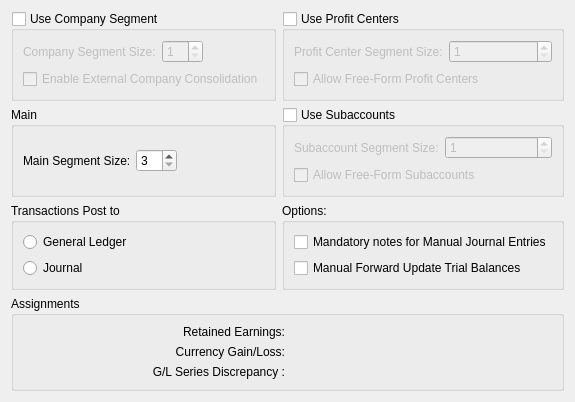
     <widget class="QWidget" name="_gl">
      <attribute name="title">
       <string>General Ledger</string>
      </attribute>
      <layout class="QGridLayout" name="gridLayout_15">
       <item row="0" column="0">
        <widget class="QGroupBox" name="_useCompanySegment">
         <property name="sizePolicy">
          <sizepolicy hsizetype="Preferred" vsizetype="Preferred">
           <horstretch>0</horstretch>
           <verstretch>0</verstretch>
          </sizepolicy>
         </property>
         <property name="title">
          <string>Use Company Segment</string>
         </property>
         <property name="checkable">
          <bool>true</bool>
         </property>
         <property name="checked">
          <bool>false</bool>
         </property>
         <layout class="QGridLayout">
          <item row="0" column="0">
           <widget class="QLabel" name="_companySizeLit">
            <property name="text">
             <string>Company Segment Size:</string>
            </property>
            <property name="buddy">
             <cstring>_companySegmentSize</cstring>
            </property>
           </widget>
          </item>
          <item row="0" column="1">
           <layout class="QHBoxLayout">
            <item>
             <widget class="QSpinBox" name="_companySegmentSize">
              <property name="minimum">
               <number>1</number>
              </property>
              <property name="maximum">
               <number>10</number>
              </property>
             </widget>
            </item>
            <item>
             <spacer>
              <property name="orientation">
               <enum>Qt::Horizontal</enum>
              </property>
              <property name="sizeHint" stdset="0">
               <size>
                <width>40</width>
                <height>20</height>
               </size>
              </property>
             </spacer>
            </item>
           </layout>
          </item>
          <item row="1" column="0" colspan="2">
           <widget class="QCheckBox" name="_externalConsolidation">
            <property name="text">
             <string>Enable External Company Consolidation</string>
            </property>
           </widget>
          </item>
         </layout>
        </widget>
       </item>
       <item row="0" column="1">
        <widget class="QGroupBox" name="_useProfitCenters">
         <property name="title">
          <string>Use Profit Centers</string>
         </property>
         <property name="checkable">
          <bool>true</bool>
         </property>
         <property name="checked">
          <bool>false</bool>
         </property>
         <layout class="QGridLayout" name="gridLayout_2">
          <item row="0" column="0">
           <widget class="QLabel" name="_profitCenterSizeLit">
            <property name="text">
             <string>Profit Center Segment Size:</string>
            </property>
            <property name="buddy">
             <cstring>_profitCenterSize</cstring>
            </property>
           </widget>
          </item>
          <item row="0" column="1">
           <widget class="QSpinBox" name="_profitCenterSize">
            <property name="minimum">
             <number>1</number>
            </property>
            <property name="maximum">
             <number>10</number>
            </property>
            <property name="value">
             <number>1</number>
            </property>
           </widget>
          </item>
          <item row="1" column="0" colspan="2">
           <widget class="QCheckBox" name="_ffProfitCenters">
            <property name="text">
             <string>Allow Free-Form Profit Centers</string>
            </property>
           </widget>
          </item>
         </layout>
        </widget>
       </item>
       <item row="1" column="0">
        <widget class="QGroupBox" name="_mainGroup">
         <property name="title">
          <string>Main</string>
         </property>
         <layout class="QGridLayout" name="gridLayout_12">
          <item row="0" column="0">
           <layout class="QHBoxLayout">
            <property name="spacing">
             <number>0</number>
            </property>
            <item>
             <layout class="QHBoxLayout">
              <property name="spacing">
               <number>5</number>
              </property>
              <item>
               <widget class="QLabel" name="_mainSizeLit">
                <property name="enabled">
                 <bool>true</bool>
                </property>
                <property name="text">
                 <string>Main Segment Size:</string>
                </property>
                <property name="buddy">
                 <cstring>_mainSize</cstring>
                </property>
               </widget>
              </item>
              <item>
               <widget class="QSpinBox" name="_mainSize">
                <property name="enabled">
                 <bool>true</bool>
                </property>
                <property name="minimum">
                 <number>3</number>
                </property>
                <property name="maximum">
                 <number>10</number>
                </property>
               </widget>
              </item>
             </layout>
            </item>
            <item>
             <spacer>
              <property name="orientation">
               <enum>Qt::Horizontal</enum>
              </property>
              <property name="sizeType">
               <enum>QSizePolicy::Expanding</enum>
              </property>
              <property name="sizeHint" stdset="0">
               <size>
                <width>20</width>
                <height>20</height>
               </size>
              </property>
             </spacer>
            </item>
           </layout>
          </item>
         </layout>
        </widget>
       </item>
       <item row="1" column="1">
        <widget class="QGroupBox" name="_useSubaccounts">
         <property name="title">
          <string>Use Subaccounts</string>
         </property>
         <property name="checkable">
          <bool>true</bool>
         </property>
         <property name="checked">
          <bool>false</bool>
         </property>
         <layout class="QGridLayout">
          <item row="0" column="0">
           <widget class="QLabel" name="_subAccountSizeLit">
            <property name="text">
             <string>Subaccount Segment Size:</string>
            </property>
            <property name="buddy">
             <cstring>_subaccountSize</cstring>
            </property>
           </widget>
          </item>
          <item row="0" column="1">
           <widget class="QSpinBox" name="_subaccountSize">
            <property name="minimum">
             <number>1</number>
            </property>
            <property name="maximum">
             <number>10</number>
            </property>
           </widget>
          </item>
          <item row="1" column="0" colspan="2">
           <widget class="QCheckBox" name="_ffSubaccounts">
            <property name="text">
             <string>Allow Free-Form Subaccounts</string>
            </property>
           </widget>
          </item>
         </layout>
        </widget>
       </item>
       <item row="2" column="0">
        <widget class="QGroupBox" name="_postGroup">
         <property name="title">
          <string>Transactions Post to</string>
         </property>
         <layout class="QGridLayout" name="gridLayout_14">
          <item row="1" column="0">
           <widget class="QRadioButton" name="_journal">
            <property name="text">
             <string>Journal</string>
            </property>
           </widget>
          </item>
          <item row="0" column="0">
           <widget class="QRadioButton" name="_generalLedger">
            <property name="text">
             <string>General Ledger</string>
            </property>
           </widget>
          </item>
         </layout>
        </widget>
       </item>
       <item row="2" column="1">
        <widget class="QGroupBox" name="_miscGroup">
         <property name="title">
          <string>Options:</string>
         </property>
         <layout class="QGridLayout" name="gridLayout_10">
          <item row="1" column="0">
           <widget class="QCheckBox" name="_manualFwdUpdate">
            <property name="text">
             <string>Manual Forward Update Trial Balances</string>
            </property>
           </widget>
          </item>
          <item row="0" column="0">
           <widget class="QCheckBox" name="_mandatoryNotes">
            <property name="text">
             <string>Mandatory notes for Manual Journal Entries</string>
            </property>
           </widget>
          </item>
         </layout>
        </widget>
       </item>
       <item row="3" column="0" colspan="2">
        <widget class="QGroupBox" name="_assignGroup">
         <property name="title">
          <string>Assignments</string>
         </property>
         <layout class="QGridLayout" name="gridLayout_3">
          <item row="0" column="0">
           <layout class="QGridLayout">
            <item row="0" column="0">
             <widget class="QLabel" name="_yearendLit">
              <property name="enabled">
               <bool>true</bool>
              </property>
              <property name="text">
               <string>Retained Earnings:</string>
              </property>
              <property name="alignment">
               <set>Qt::AlignRight|Qt::AlignTrailing|Qt::AlignVCenter</set>
              </property>
             </widget>
            </item>
            <item row="0" column="1">
             <widget class="GLCluster" name="_yearend">
              <property name="focusPolicy">
               <enum>Qt::StrongFocus</enum>
              </property>
             </widget>
            </item>
            <item row="1" column="0">
             <widget class="QLabel" name="_gainLossLit">
              <property name="text">
               <string>Currency Gain/Loss:</string>
              </property>
              <property name="alignment">
               <set>Qt::AlignRight|Qt::AlignTrailing|Qt::AlignVCenter</set>
              </property>
             </widget>
            </item>
            <item row="1" column="1">
             <widget class="GLCluster" name="_gainLoss">
              <property name="focusPolicy">
               <enum>Qt::StrongFocus</enum>
              </property>
             </widget>
            </item>
            <item row="2" column="0">
             <widget class="QLabel" name="_discrepancyLit">
              <property name="text">
               <string>G/L Series Discrepancy :</string>
              </property>
              <property name="alignment">
               <set>Qt::AlignRight|Qt::AlignTrailing|Qt::AlignVCenter</set>
              </property>
             </widget>
            </item>
            <item row="2" column="1">
             <widget class="GLCluster" name="_discrepancy">
              <property name="focusPolicy">
               <enum>Qt::StrongFocus</enum>
              </property>
             </widget>
            </item>
           </layout>
          </item>
         </layout>
        </widget>
       </item>
      </layout>
     </widget>
